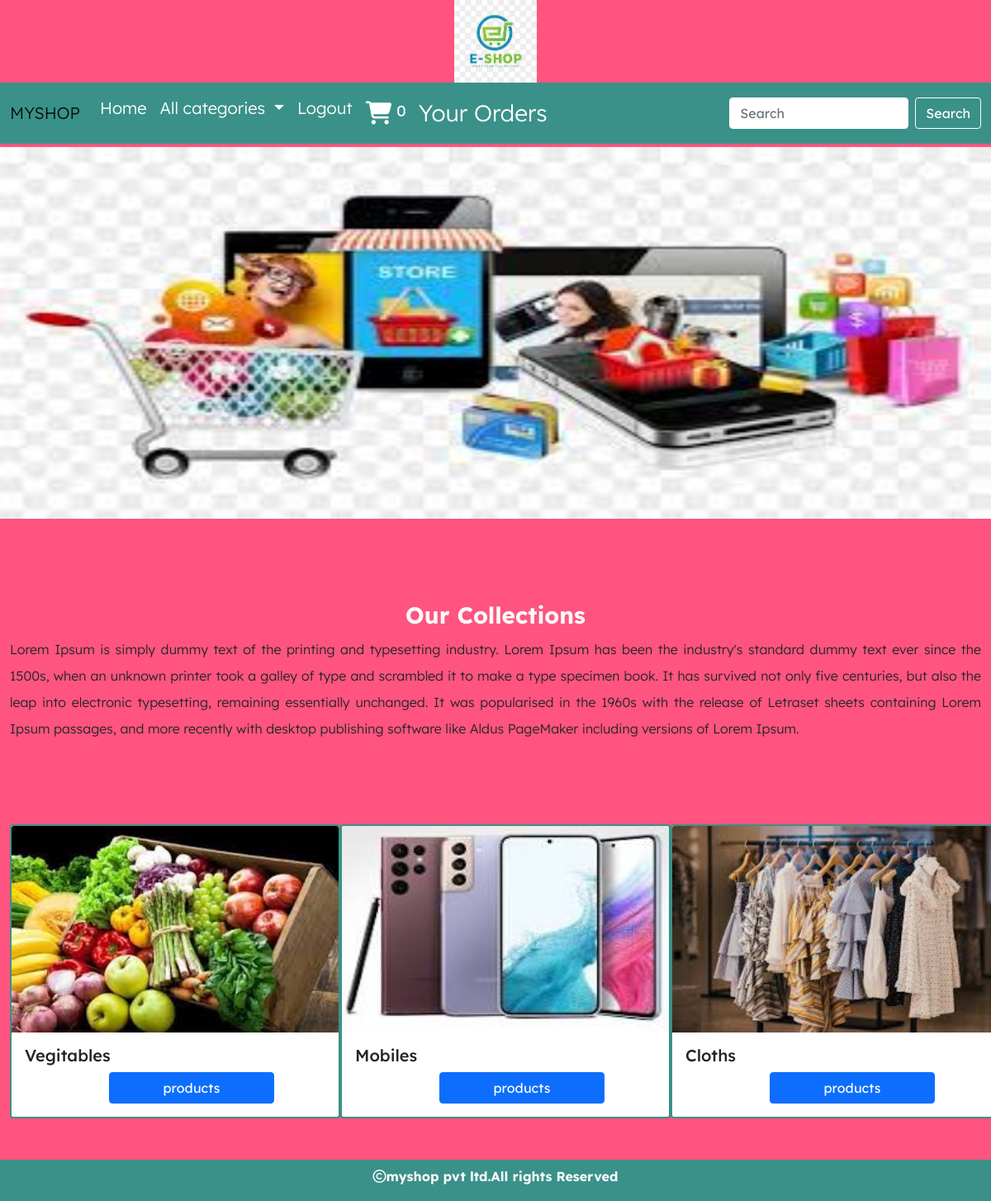
Screenshot of / (signed in) with the database file from the repository.
### shop/models.py (models this page shows, shortened)
class Category(models.Model):
    name=models.CharField(max_length=30)
    desc=models.TextField()
    image=models.ImageField(upload_to='categories',null=True,blank=True)

### shop/views.py (the view)
# urls.py: path('',views.allcategories,name="allcat"),
def allcategories(request):
    c=Category.objects.all()
    return render(request,'category.html',{'c':c})

### cart/context_processors.py (called while the page is built)
def total(request):
    count=0
    if request.user.is_authenticated:
       u=request.user
       try:
          c=Cart.objects.filter(user=u)
          for i in c:
             count=count+i.quantity
       except:
          count=0
    return{'count':count}

### shop/context_processors.py (called while the page is built)
def links(request):
    c=Category.objects.all()
    return {'links':c}

### templates/category.html
{% extends 'base.html' %}
{% load static %}
{% block content %}
<div class="mt-1" style="margin-bottom:100px">
    <img src="{% static 'images/banner2.jpg' %}" height="450px" width="100%">
    </div>
<div class="container-fluid" style="margin-bottom:100px">
    <h3 class="text-center text-light fw-bold">Our Collections</h3>
    <p style="text-align:justify;line-height:2">Lorem Ipsum is simply dummy text of the printing and typesetting industry. Lorem Ipsum has been the industry's standard dummy text ever since the 1500s, when an unknown printer took a galley of type and scrambled it to make a type specimen book. It has survived not only five centuries, but also the leap into electronic typesetting, remaining essentially unchanged. It was popularised in the 1960s with the release of Letraset sheets containing Lorem Ipsum passages, and more recently with desktop publishing software like Aldus PageMaker including versions of Lorem Ipsum.</p>
</div>
<div class="container-fluid" style="margin-bottom:100px">
    <div class="row">
        {% for i in c %}
        <div class="col-sm-4">
            <div class="card rounded" style="width: 25rem;border-width:2px; border-color:#3a9189;">
  <img src="{{i.image.url}}" width="100%" height=" 250px" class="card-img-top" alt="...">
  <div class="card-body">
    <h5 class="card-title">{{i.name}}</h5>
    <a href="{% url 'shop:products' i.id %}" style="position:relative;left:28%;width:200px;" class="btn btn-primary">products</a>
  </div>
</div>
        </div>
        {% endfor %}
    </div>
</div>
{% endblock %}

### static/css/style.css (style rules this page uses)
body { background-color:#ff547f; font-family: "Lexend Deca", sans-serif; font-optical-sizing: auto; font-weight: 300; font-style: normal; }

### rows the page displays
Category: image (picture), name "Vegitables"
Category: image (picture), name "Mobiles"
Category: image (picture), name "Cloths"

### other values shown
{{ count }} "0"
